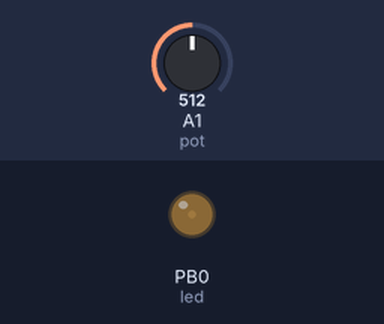
A sketch run on a simulated ATtiny85, built with avr-gcc and run on an emulated ATtiny85. Shown: output pins drawn as LEDs (lit = HIGH). The inputs (shaded band) are chosen by the test bench; at power-on: A1 (pot) = 512.

Above: at 1.2 s.
1.3 s: A1 (pot) set to 900
At 1.9 s:
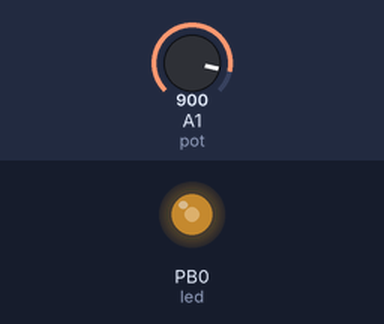
2.8 s: A1 (pot) set to 1023
At 3.3 s:
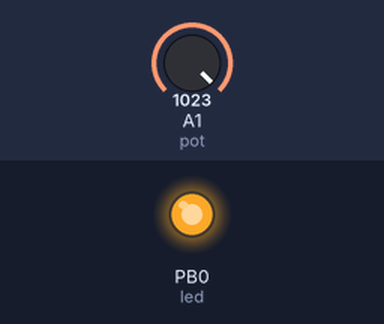
4.3 s: A1 (pot) set to 0
At 5.5 s:
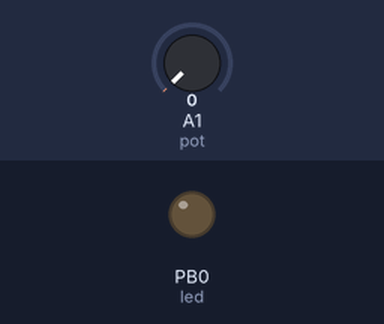
5.8 s: A1 (pot) set to 71
7.3 s: A1 (pot) set to 81
At 7.9 s:
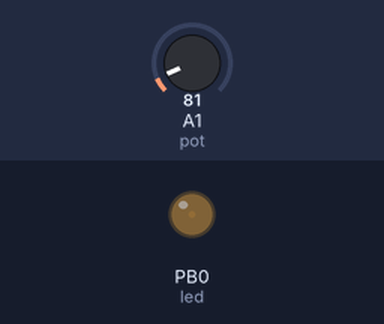
Timing chart, 0 to 9.8 s (numbered marks = the images above; inputs shaded):
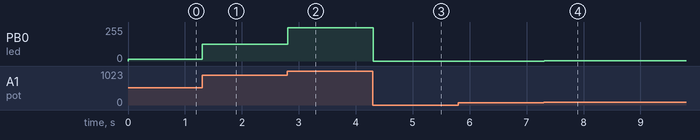

Measured:
- after the input at 1.3 s, PB0 (led): 15/255 → 127/255 at once
- after the input at 2.8 s, PB0 (led): 127/255 → 250/255 at once
- after the input at 4.3 s, PB0 (led): 250/255 → 0/255 at once
- after the input at 5.8 s, every drawn part: stays the same
- after the input at 7.3 s, PB0 (led): 0/255 → 1/255 at once

The sketch:

Led85Pot.ino
```cpp
// (licence header left out)
const int led = 0;
const int pot = A1;
int pot_value = 0;

// ATMEL ATTINY85
//
//                  +-\/-+
//      (D 5) PB5  1|    |8  Vcc
//      (D 3) PB3  2|    |7  PB2 (D 2) pot
//      (D 4) PB4  3|    |6  PB1 (D 1)
//            GND  4|    |5  PB0 (D 0) led
//                  +----+

// table of exponential values
// generated for values of i from 0 to 255 -> x=round( pow( 2.0, i/32.0) - 1);
const byte table[] PROGMEM = {
  0,   0,   0,   0,   0,   0,   0,   0,   0,   0,   0,   0,   0,   0,   0,   0,
  0,   0,   0,   1,   1,   1,   1,   1,   1,   1,   1,   1,   1,   1,   1,   1,
  1,   1,   1,   1,   1,   1,   1,   1,   1,   1,   1,   2,   2,   2,   2,   2,
  2,   2,   2,   2,   2,   2,   2,   2,   2,   2,   3,   3,   3,   3,   3,   3,
  3,   3,   3,   3,   3,   3,   4,   4,   4,   4,   4,   4,   4,   4,   4,   5,
  5,   5,   5,   5,   5,   5,   5,   6,   6,   6,   6,   6,   6,   6,   7,   7,
  7,   7,   7,   8,   8,   8,   8,   8,   9,   9,   9,   9,   9,  10,  10,  10,
 10,  11,  11,  11,  11,  12,  12,  12,  12,  13,  13,  13,  14,  14,  14,  15,
 15,  15,  16,  16,  16,  17,  17,  18,  18,  18,  19,  19,  20,  20,  21,  21,
 22,  22,  23,  23,  24,  24,  25,  25,  26,  26,  27,  28,  28,  29,  30,  30,
 31,  32,  32,  33,  34,  35,  35,  36,  37,  38,  39,  40,  40,  41,  42,  43,
 44,  45,  46,  47,  48,  49,  51,  52,  53,  54,  55,  56,  58,  59,  60,  62,
 63,  64,  66,  67,  69,  70,  72,  73,  75,  77,  78,  80,  82,  84,  86,  88,
 90,  91,  94,  96,  98, 100, 102, 104, 107, 109, 111, 114, 116, 119, 122, 124,
127, 130, 133, 136, 139, 142, 145, 148, 151, 155, 158, 161, 165, 169, 172, 176,
180, 184, 188, 192, 196, 201, 205, 210, 214, 219, 224, 229, 234, 239, 244, 250
};

///
/// Setup ports
///
void setup() {
  pinMode(led, OUTPUT);
  pinMode(pot, INPUT);
}

///
/// Main loop
///
void loop() {
  int p = analogRead(pot);
  pot_value = map(p, 0, 1023, 0, 255);
  pot_value = pgm_read_byte(&table[pot_value]);
  analogWrite(led, pot_value);
  delay(10);
}
```
